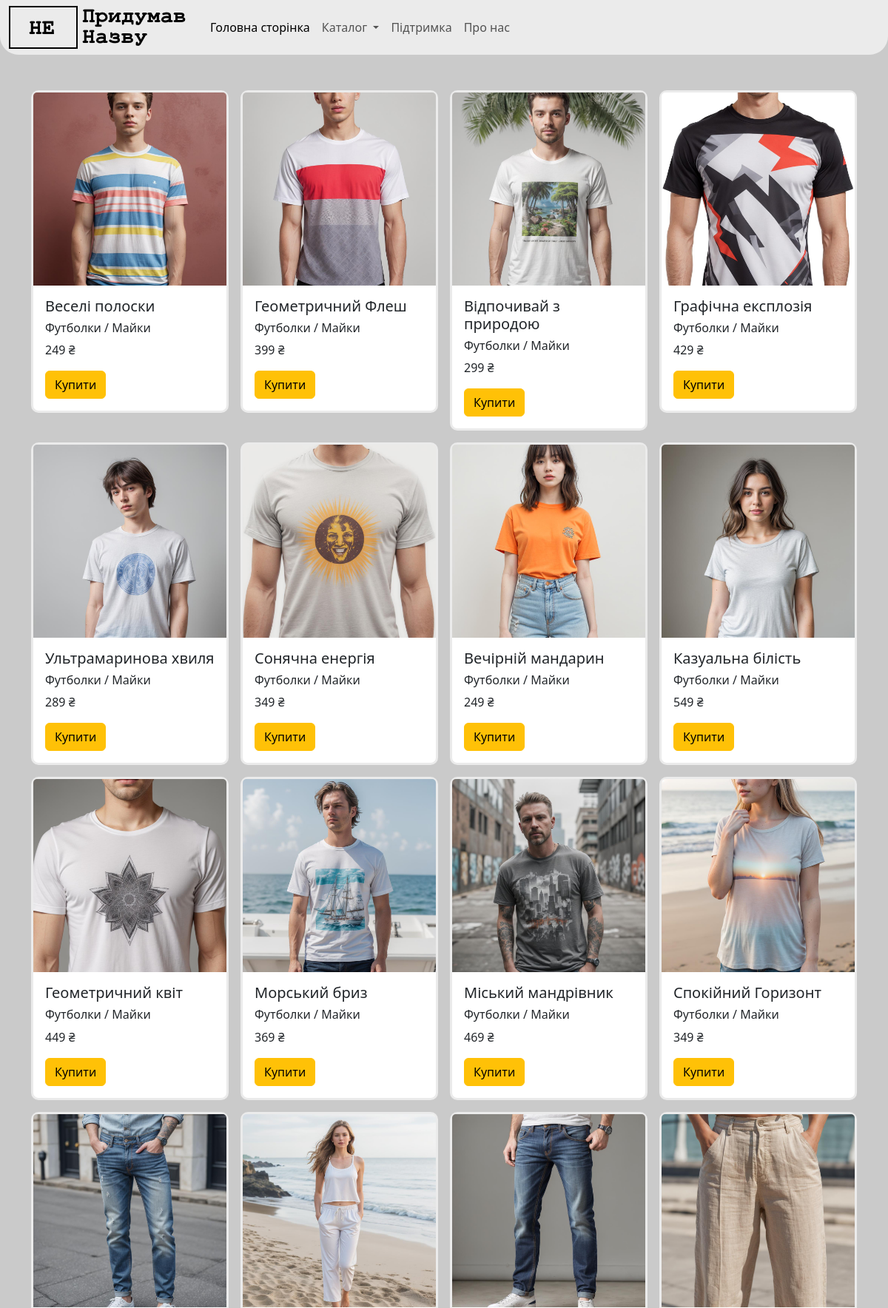
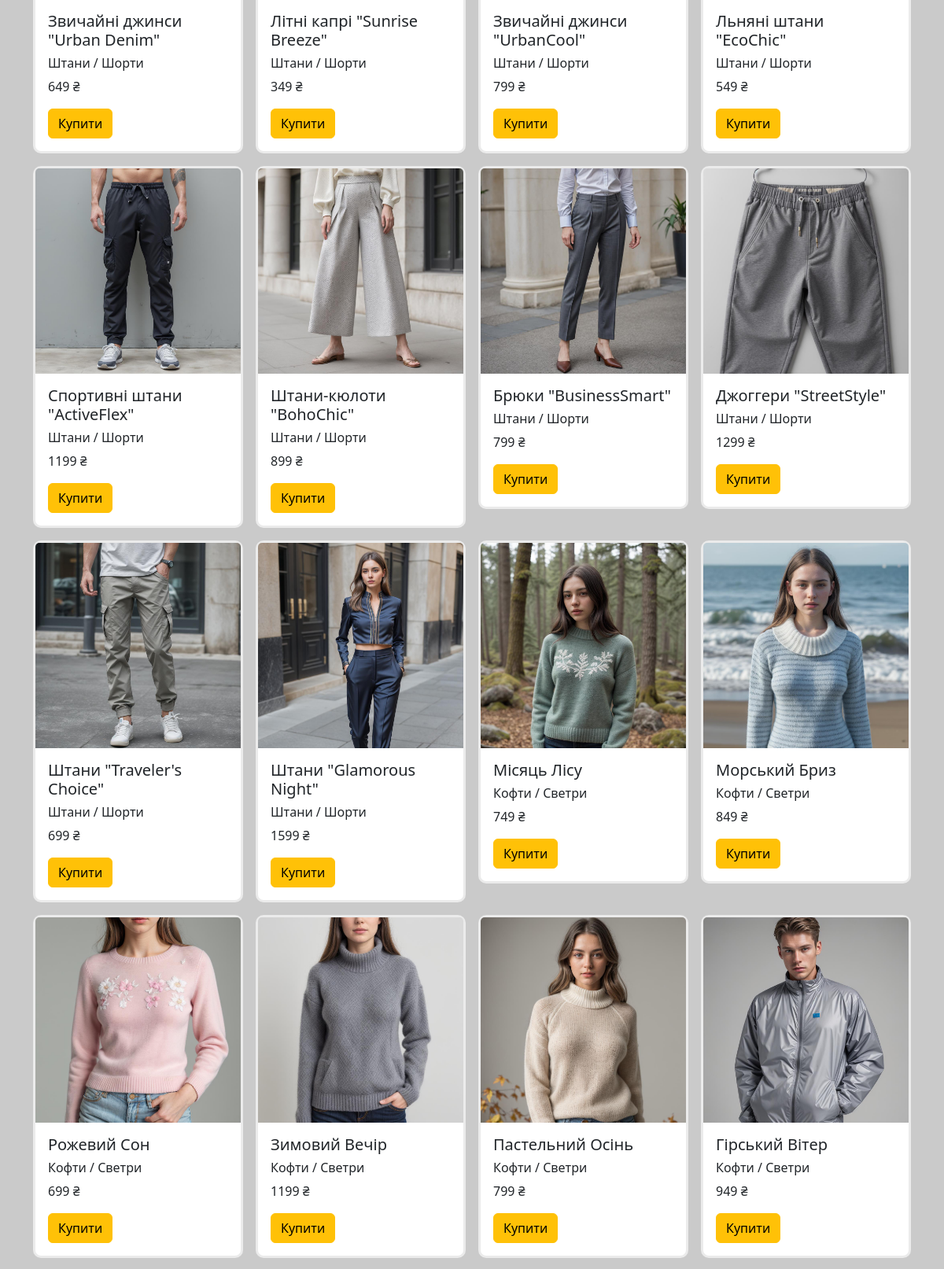
/catalog (upper part), run on the app's committed database (2 pictures, top to bottom).
### tables this page shows
CREATE TABLE "products" (
	"id"	INTEGER,
	"title"	TEXT NOT NULL,
	"description"	TEXT DEFAULT 'This product has no description / Цей продукт не має опису',
	"image"	TEXT,
	"date"	INTEGER DEFAULT CURRENT_TIMESTAMP,
	"category_id"	INTEGER,
	"price"	INTEGER,
	FOREIGN KEY("category_id") REFERENCES "categories"("id"),
	PRIMARY KEY("id" AUTOINCREMENT)
);

CREATE TABLE "categories" (
	"id"	INTEGER,
	"category"	TEXT NOT NULL,
	PRIMARY KEY("id" AUTOINCREMENT)
);

### main.py (the view)
@app.route("/catalog")
def all_catalog():
    categories = db.get_all_categories()
    products = db.get_all_products()
    return render_template("all_products.html", title = "Clothes-Shop", products = products, categories = categories)

### sql_queries.py (called while the page is built)
    def open(self):
        self.connection = sqlite3.connect(self.dbname) # Підключаємося до бази даних
        self.cursor = self.connection.cursor()

    def close(self):
        self.cursor.close()
        self.connection.close()

    def get_all_products(self):
        self.open()
        self.cursor.execute("SELECT * FROM products")
        data = self.cursor.fetchall()
        self.close()
        return data

    def get_all_categories(self):
        self.open()
        self.cursor.execute("SELECT * FROM categories")
        data = self.cursor.fetchall()
        self.close()
        return data

### templates/all_products.html
{% extends 'base_template.html' %} {% block content %}
<div class="container my-5">
  <div class="row row-cols-1 row-cols-md-2 row-cols-lg-3 row-cols-xl-4 g-3">
    {% for product in products %}
    <div class="col">{% include 'shop_post_card.html' %}</div>
    {% endfor %}
  </div>
</div>
{% endblock content %}

### templates/shop_post_card.html
<div class="card small-outline" style="max-width: 18rem">
  <img
    src="{{ url_for('static', filename='img/'+product[3]) }}"
    class="card-img-top"
    alt="..."
  />
  <div class="card-body">
    <h5 class="card-title">{{product[1]}}</h5>
    <h6 class="card-text">{{categories[product[5]-1][1]}}</h6>
    <p class="card-text">{{product[6]}} ₴</p>
    <a
      href="{{ url_for('product', product_id = product[0]) }}"
      class="btn btn-warning"
      >Купити</a
    >
  </div>
</div>

### static/style.css (style rules this page uses)
body { background: #cacaca; }
.small-outline { border: 3px solid #ebebeb; border-radius: 10px; }

### data on the page
products: image (picture), title "Веселі полоски", price "249"
categories: category "Футболки / Майки"
products: image (picture), title "Геометричний Флеш", price "399"
products: image (picture), title "Відпочивай з природою", price "299"
products: image (picture), title "Графічна експлозія", price "429"
products: image (picture), title "Ультрамаринова хвиля", price "289"
products: image (picture), title "Сонячна енергія", price "349"
products: image (picture), title "Вечірній мандарин", price "249"
products: image (picture), title "Казуальна білість", price "549"
products: image (picture), title "Геометричний квіт", price "449"
products: image (picture), title "Морський бриз", price "369"
products: image (picture), title "Міський мандрівник", price "469"
products: image (picture), title "Спокійний Горизонт", price "349"
products: image (picture), title "Звичайні джинси \"Urban Denim\"", price "649"
categories: category "Штани / Шорти"
products: image (picture), title "Літні капрі \"Sunrise Breeze\"", price "349"
products: image (picture), title "Звичайні джинси \"UrbanCool\"", price "799"
products: image (picture), title "Льняні штани \"EcoChic\"", price "549"
products: image (picture), title "Спортивні штани \"ActiveFlex\"", price "1199"
products: image (picture), title "Штани-кюлоти \"BohoChic\"", price "899"
products: image (picture), title "Брюки \"BusinessSmart\"", price "799"
products: image (picture), title "Джоггери \"StreetStyle\"", price "1299"
products: image (picture), title "Штани \"Traveler's Choice\"", price "699"
products: image (picture), title "Штани \"Glamorous Night\"", price "1599"
products: image (picture), title "Місяць Лісу", price "749"
categories: category "Кофти / Светри"
products: image (picture), title "Морський Бриз", price "849"
products: image (picture), title "Рожевий Сон", price "699"
products: image (picture), title "Зимовий Вечір", price "1199"
products: image (picture), title "Пастельний Осінь", price "799"
products: image (picture), title "Гірський Вітер", price "949"
